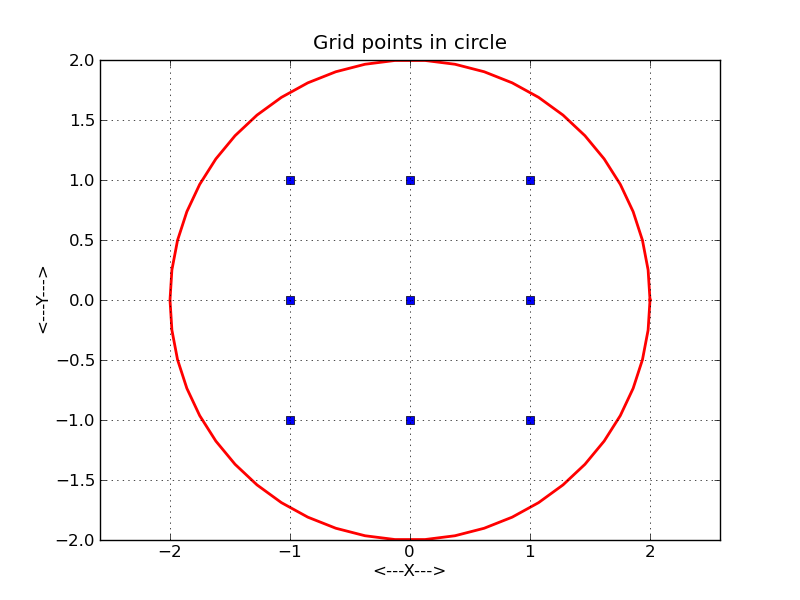

Here is the Python script that generated this plot:
#! /usr/bin/env python
#
def disk_grid_display ( n, r, c, ng, cg, filename ):

#*****************************************************************************80
#
## DISK_GRID_DISPLAY displays grid points inside a disk.
#
#  Licensing:
#
#    This code is distributed under the GNU LGPL license.
#
#  Modified:
#
#    05 September 2010
#
#  Author:
#
#    John Burkardt
#
#  Parameters:
#
#    Input, integer N, the number of subintervals.
#
#    Input, real R, the radius of the disk.
#
#    Input, real C(2), the coordinates of the center of the disk.
#
#    Input, integer NG, the number of grid points inside the disk.
#
#    Input, real CG(2,NG), the grid points.
#
#    Input, string FILENAME, the name of the plotfile to be created.
#
  import matplotlib.pyplot as plt
  import numpy as np
#
#  Make points on the circumference and plot them.
#
  cx = np.zeros ( 51 )
  cy = np.zeros ( 51 )
  for i in range ( 0, 51 ):
    t = 2.0 * np.pi * float ( i ) / 50.0
    cx[i] = c[0] + r * np.cos ( t )
    cy[i] = c[1] + r * np.sin ( t )

  plt.plot ( cx, cy, linewidth = 2.0, color = 'r' )
#
#  Plot the gridpoints.
#
  plt.plot ( cg[0,0:ng], cg[1,0:ng], 'bs' )
#
#  Cleanup and annotate.
#
  plt.xlabel ( '<---X--->' )
  plt.ylabel ( '<---Y--->' )
  plt.title ( 'Grid points in circle' )
  plt.grid ( True )
  plt.axis ( 'equal' )
# plt.show ( )
#
#  Save plot to file.
#
  plt.savefig ( filename )

  plt.clf ( )

  print ''
  print '  Graphics data saved in file "%s"' % (filename )

  return

def disk_grid_display_test ( ):

#*****************************************************************************80
#
## DISK_GRID_DISPLAY displays grid points inside a disk.
#
#  Licensing:
#
#    This code is distributed under the GNU LGPL license.
#
#  Modified:
#
#    07 April 2015
#
#  Author:
#
#    John Burkardt
#
  import numpy as np

  print ''
  print 'DISK_GRID_DISPLAY_TEST:'
  print '  DISK_GRID_DISPLAY can display a grid of points in a disk.'

  n = 1
  r = 2.0
  c = np.array ( [ 0.0, 0.0 ] )
  ng = 9
  cg = np.array ( [ \
    [ -1.0,  1.0 ], \
    [  0.0,  1.0 ], \
    [  1.0,  1.0 ], \
    [ -1.0,  0.0 ], \
    [  0.0,  0.0 ], \
    [  1.0,  0.0 ], \
    [ -1.0, -1.0 ], \
    [  0.0, -1.0 ], \
    [  1.0, -1.0 ] ] )

  cg = np.transpose ( cg )
  filename = 'disk_grid_display.png'

  disk_grid_display ( n, r, c, ng, cg, filename )
#
#  Terminate.
#
  print ''
  print 'DISK_GRID_DISPLAY_TEST:'
  print '  Normal end of execution.'

  return
  
if ( __name__ == '__main__' ):
  from timestamp import timestamp
  timestamp ( )
  disk_grid_display_test ( )
  timestamp ( )
